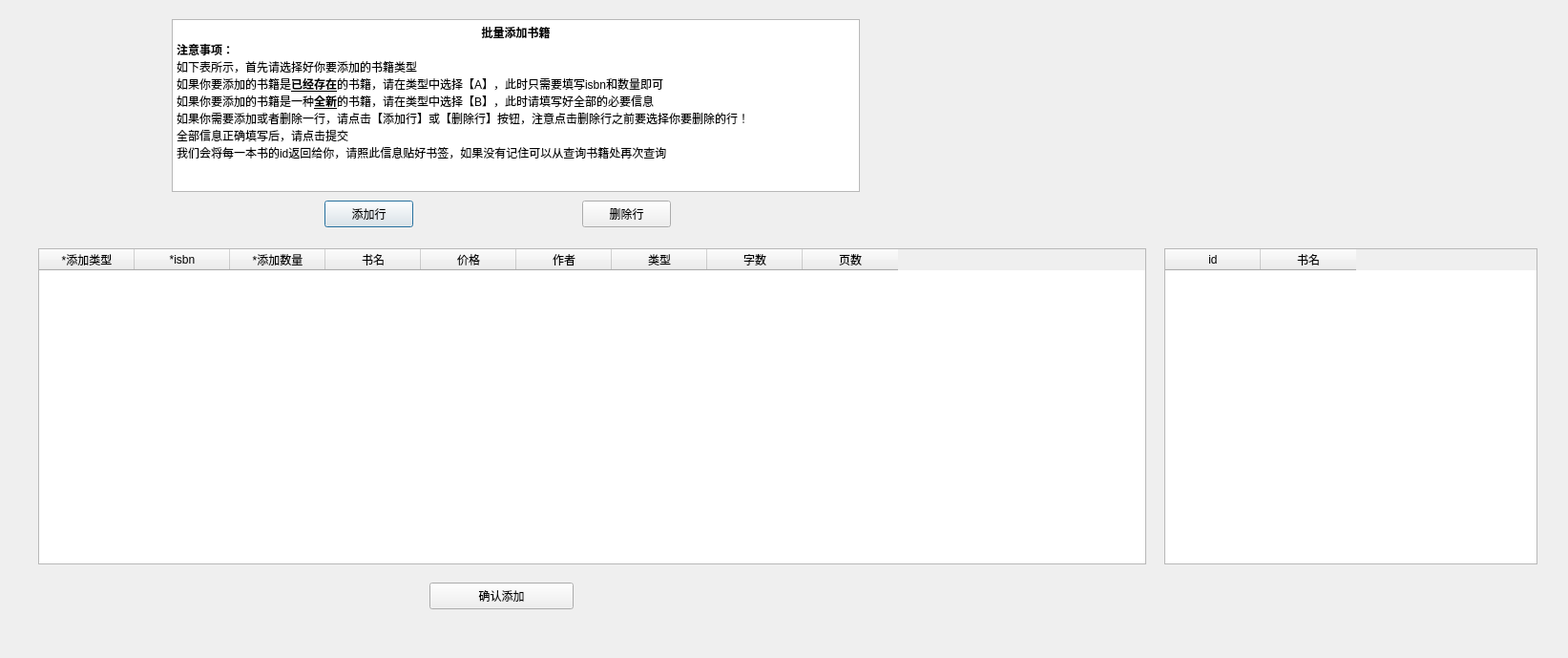
<?xml version="1.0" encoding="UTF-8"?>
<ui version="4.0">
 <class>librarianAddBook</class>
 <widget class="QDialog" name="librarianAddBook">
  <property name="geometry">
   <rect>
    <x>0</x>
    <y>0</y>
    <width>1643</width>
    <height>689</height>
   </rect>
  </property>
  <property name="windowTitle">
   <string>添加书籍</string>
  </property>
  <widget class="QTextEdit" name="textEdit">
   <property name="geometry">
    <rect>
     <x>180</x>
     <y>20</y>
     <width>721</width>
     <height>181</height>
    </rect>
   </property>
   <property name="html">
    <string>&lt;!DOCTYPE HTML PUBLIC &quot;-//W3C//DTD HTML 4.0//EN&quot; &quot;http://www.w3.org/TR/REC-html40/strict.dtd&quot;&gt;
&lt;html&gt;&lt;head&gt;&lt;meta name=&quot;qrichtext&quot; content=&quot;1&quot; /&gt;&lt;style type=&quot;text/css&quot;&gt;
p, li { white-space: pre-wrap; }
&lt;/style&gt;&lt;/head&gt;&lt;body style=&quot; font-family:'SimSun'; font-size:9pt; font-weight:400; font-style:normal;&quot;&gt;
&lt;p align=&quot;center&quot; style=&quot; margin-top:0px; margin-bottom:0px; margin-left:0px; margin-right:0px; -qt-block-indent:0; text-indent:0px;&quot;&gt;&lt;span style=&quot; font-weight:600;&quot;&gt;批量添加书籍&lt;/span&gt;&lt;/p&gt;
&lt;p style=&quot; margin-top:0px; margin-bottom:0px; margin-left:0px; margin-right:0px; -qt-block-indent:0; text-indent:0px;&quot;&gt;&lt;span style=&quot; font-weight:600;&quot;&gt;注意事项：&lt;/span&gt;&lt;/p&gt;
&lt;p style=&quot; margin-top:0px; margin-bottom:0px; margin-left:0px; margin-right:0px; -qt-block-indent:0; text-indent:0px;&quot;&gt;如下表所示，首先请选择好你要添加的书籍类型&lt;/p&gt;
&lt;p style=&quot; margin-top:0px; margin-bottom:0px; margin-left:0px; margin-right:0px; -qt-block-indent:0; text-indent:0px;&quot;&gt;如果你要添加的书籍是&lt;span style=&quot; font-weight:600; text-decoration: underline;&quot;&gt;已经存在&lt;/span&gt;的书籍，请在类型中选择【A】，此时只需要填写isbn和数量即可&lt;/p&gt;
&lt;p style=&quot; margin-top:0px; margin-bottom:0px; margin-left:0px; margin-right:0px; -qt-block-indent:0; text-indent:0px;&quot;&gt;如果你要添加的书籍是一种&lt;span style=&quot; font-weight:600; text-decoration: underline;&quot;&gt;全新&lt;/span&gt;的书籍，请在类型中选择【B】，此时请填写好全部的必要信息&lt;/p&gt;
&lt;p style=&quot; margin-top:0px; margin-bottom:0px; margin-left:0px; margin-right:0px; -qt-block-indent:0; text-indent:0px;&quot;&gt;如果你需要添加或者删除一行，请点击【添加行】或【删除行】按钮，注意点击删除行之前要选择你要删除的行！&lt;/p&gt;
&lt;p style=&quot; margin-top:0px; margin-bottom:0px; margin-left:0px; margin-right:0px; -qt-block-indent:0; text-indent:0px;&quot;&gt;全部信息正确填写后，请点击提交&lt;/p&gt;
&lt;p style=&quot; margin-top:0px; margin-bottom:0px; margin-left:0px; margin-right:0px; -qt-block-indent:0; text-indent:0px;&quot;&gt;我们会将每一本书的id返回给你，请照此信息贴好书签，如果没有记住可以从查询书籍处再次查询&lt;/p&gt;
&lt;p align=&quot;center&quot; style=&quot;-qt-paragraph-type:empty; margin-top:0px; margin-bottom:0px; margin-left:0px; margin-right:0px; -qt-block-indent:0; text-indent:0px;&quot;&gt;&lt;br /&gt;&lt;/p&gt;&lt;/body&gt;&lt;/html&gt;</string>
   </property>
  </widget>
  <widget class="QTableWidget" name="tableWidget">
   <property name="geometry">
    <rect>
     <x>40</x>
     <y>260</y>
     <width>1161</width>
     <height>331</height>
    </rect>
   </property>
   <column>
    <property name="text">
     <string>*添加类型</string>
    </property>
   </column>
   <column>
    <property name="text">
     <string>*isbn</string>
    </property>
   </column>
   <column>
    <property name="text">
     <string>*添加数量</string>
    </property>
   </column>
   <column>
    <property name="text">
     <string>书名</string>
    </property>
   </column>
   <column>
    <property name="text">
     <string>价格</string>
    </property>
   </column>
   <column>
    <property name="text">
     <string>作者</string>
    </property>
   </column>
   <column>
    <property name="text">
     <string>类型</string>
    </property>
   </column>
   <column>
    <property name="text">
     <string>字数</string>
    </property>
   </column>
   <column>
    <property name="text">
     <string>页数</string>
    </property>
   </column>
  </widget>
  <widget class="QPushButton" name="pushButton">
   <property name="geometry">
    <rect>
     <x>340</x>
     <y>210</y>
     <width>93</width>
     <height>28</height>
    </rect>
   </property>
   <property name="text">
    <string>添加行</string>
   </property>
  </widget>
  <widget class="QPushButton" name="pushButton_2">
   <property name="geometry">
    <rect>
     <x>610</x>
     <y>210</y>
     <width>93</width>
     <height>28</height>
    </rect>
   </property>
   <property name="text">
    <string>删除行</string>
   </property>
  </widget>
  <widget class="QPushButton" name="pushButton_3">
   <property name="geometry">
    <rect>
     <x>450</x>
     <y>610</y>
     <width>151</width>
     <height>28</height>
    </rect>
   </property>
   <property name="text">
    <string>确认添加</string>
   </property>
  </widget>
  <widget class="QTableWidget" name="tableWidget_2">
   <property name="geometry">
    <rect>
     <x>1220</x>
     <y>260</y>
     <width>391</width>
     <height>331</height>
    </rect>
   </property>
   <column>
    <property name="text">
     <string>id</string>
    </property>
   </column>
   <column>
    <property name="text">
     <string>书名</string>
    </property>
   </column>
  </widget>
 </widget>
 <resources/>
 <connections/>
</ui>
